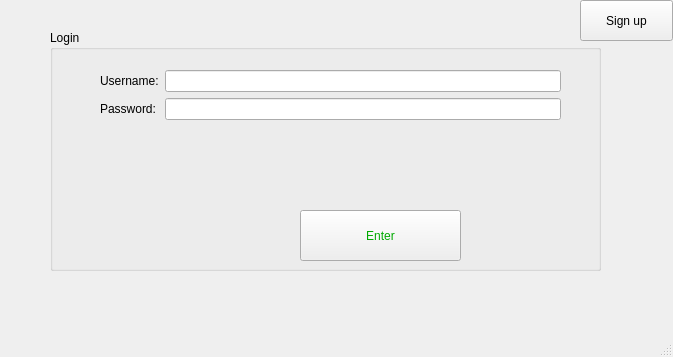
<?xml version="1.0" encoding="UTF-8"?>
<ui version="4.0">
 <class>LoginWindow</class>
 <widget class="QMainWindow" name="LoginWindow">
  <property name="geometry">
   <rect>
    <x>0</x>
    <y>0</y>
    <width>673</width>
    <height>357</height>
   </rect>
  </property>
  <property name="windowTitle">
   <string>MainWindow</string>
  </property>
  <property name="styleSheet">
   <string notr="true">font: 12pt &quot;Segoe Print&quot;;</string>
  </property>
  <widget class="QWidget" name="centralwidget">
   <widget class="QGroupBox" name="groupBox">
    <property name="geometry">
     <rect>
      <x>50</x>
      <y>30</y>
      <width>551</width>
      <height>241</height>
     </rect>
    </property>
    <property name="title">
     <string>Login</string>
    </property>
    <widget class="QWidget" name="formLayoutWidget">
     <property name="geometry">
      <rect>
       <x>50</x>
       <y>40</y>
       <width>461</width>
       <height>133</height>
      </rect>
     </property>
     <layout class="QFormLayout" name="formLayout">
      <item row="0" column="0">
       <widget class="QLabel" name="label">
        <property name="styleSheet">
         <string notr="true">font: 12pt &quot;Segoe Print&quot;;</string>
        </property>
        <property name="text">
         <string>Username:</string>
        </property>
       </widget>
      </item>
      <item row="0" column="1">
       <widget class="QLineEdit" name="username">
        <property name="styleSheet">
         <string notr="true">font: 12pt &quot;Segoe Print&quot;;</string>
        </property>
       </widget>
      </item>
      <item row="1" column="0">
       <widget class="QLabel" name="label_2">
        <property name="styleSheet">
         <string notr="true">font: 12pt &quot;Segoe Print&quot;;</string>
        </property>
        <property name="text">
         <string>Password:</string>
        </property>
       </widget>
      </item>
      <item row="1" column="1">
       <widget class="QLineEdit" name="password">
        <property name="styleSheet">
         <string notr="true">font: 12pt &quot;Segoe Print&quot;;</string>
        </property>
       </widget>
      </item>
      <item row="2" column="0" colspan="2">
       <widget class="QLabel" name="textbox">
        <property name="styleSheet">
         <string notr="true">font: 12pt &quot;Segoe Print&quot;;
color: rgb(255, 0, 0);</string>
        </property>
        <property name="text">
         <string/>
        </property>
       </widget>
      </item>
     </layout>
    </widget>
    <widget class="QPushButton" name="pushButton">
     <property name="geometry">
      <rect>
       <x>250</x>
       <y>180</y>
       <width>161</width>
       <height>51</height>
      </rect>
     </property>
     <property name="styleSheet">
      <string notr="true">font: 12pt &quot;Segoe Print&quot;;
color: rgb(0, 170, 0);</string>
     </property>
     <property name="text">
      <string>Enter</string>
     </property>
    </widget>
   </widget>
   <widget class="QPushButton" name="pushButton_2">
    <property name="geometry">
     <rect>
      <x>580</x>
      <y>0</y>
      <width>93</width>
      <height>41</height>
     </rect>
    </property>
    <property name="styleSheet">
     <string notr="true">font: 12pt &quot;Segoe Print&quot;;</string>
    </property>
    <property name="text">
     <string>Sign up</string>
    </property>
   </widget>
  </widget>
  <widget class="QMenuBar" name="menubar">
   <property name="geometry">
    <rect>
     <x>0</x>
     <y>0</y>
     <width>673</width>
     <height>41</height>
    </rect>
   </property>
  </widget>
  <widget class="QStatusBar" name="statusbar"/>
 </widget>
 <resources/>
 <connections/>
</ui>
